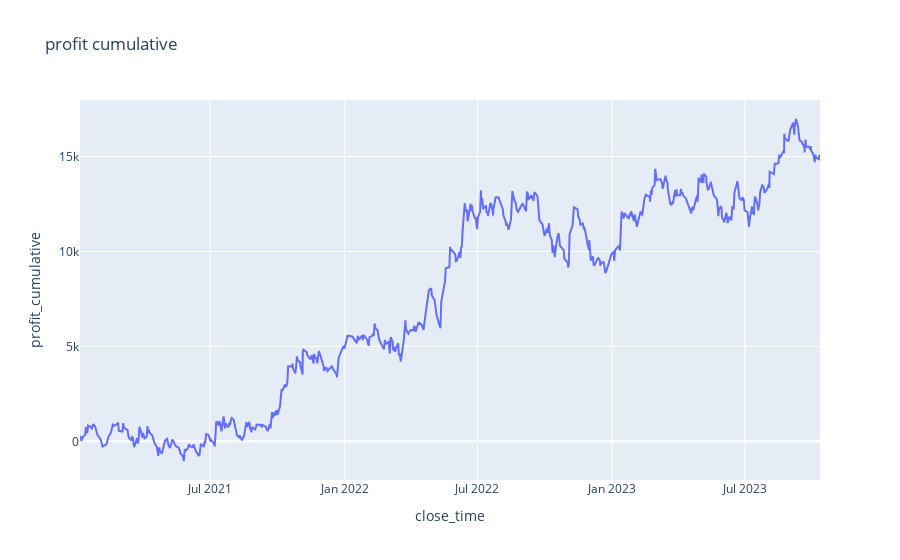

The notebook cell this image was saved under:
### Code cell
df = pd.read_csv('backtest_sample.csv')
df['profit'] = df['profit'].round(2)
df['profit_cumulative'] = df['profit'].cumsum()
df['close_time'] = pd.to_datetime(df['close_time'])
display(df)

fig = px.line(df, x='close_time', y='profit_cumulative', title='profit cumulative')
display(fig)

### Figure 1 — Plotly figure (JSON) as saved in the notebook; plotly's stock layout.template omitted (floating-point values rounded to 4 significant figures; data arrays with more than 128 entries replaced by an {"elided": "..."} marker saying what was removed)
{"data": [{"hovertemplate": "close_time=%{x}<br>profit_cumulative=%{y}<extra></extra>", "legendgroup": "", "line": {"color": "#636efa", "dash": "solid"}, "marker": {"symbol": "circle"}, "mode": "lines", "name": "", "orientation": "v", "showlegend": false, "type": "scatter", "x": {"elided": "631 str values"}, "xaxis": "x", "y": {"elided": "631 float values"}, "yaxis": "y"}], "layout": {"autosize": true, "legend": {"tracegroupgap": 0}, "title": {"text": "profit cumulative"}, "xaxis": {"anchor": "y", "autorange": true, "domain": [0, 1], "range": ["2021-01-04 17:00", "2023-10-11 10:30"], "title": {"text": "close_time"}, "type": "date"}, "yaxis": {"anchor": "x", "autorange": true, "domain": [0, 1], "range": [-2038.0, 17980.0], "title": {"text": "profit_cumulative"}, "type": "linear"}}}
